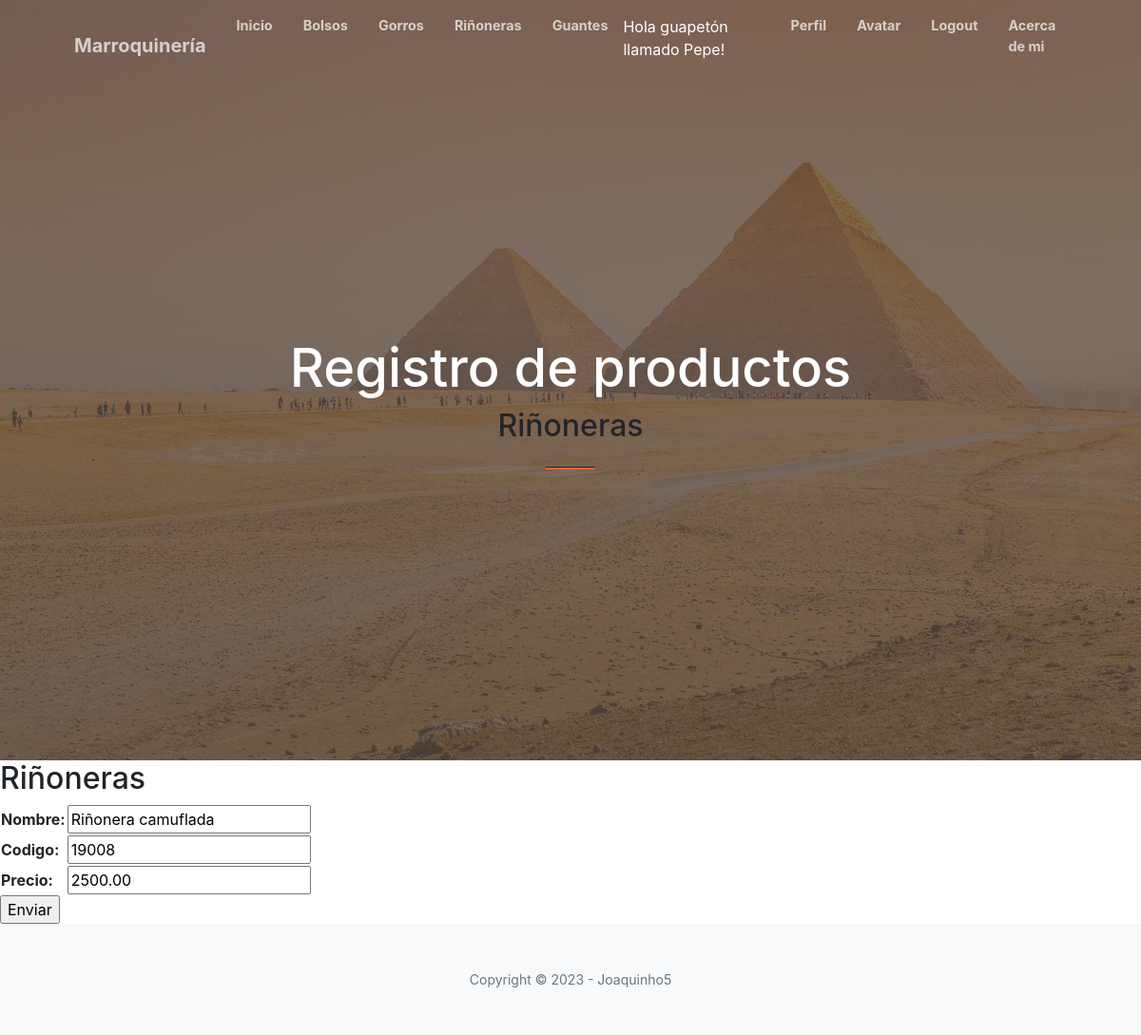
The page /updateRinionera/1/ (signed in) on the database its author committed.
### aplicacion/models.py (models this page shows, shortened)
class Rinionera(models.Model):
    nombre = models.CharField(max_length=200)
    codigo = models.CharField(max_length=200)
    precio = models.DecimalField(max_digits=10, decimal_places=2)

### aplicacion/views.py (the view)
# urls.py: path('updateRinionera/<id_rinionera>/', updateRinionera, name="updateRinionera"),
@login_required
def updateRinionera(request, id_rinionera):
    rinionera = Rinionera.objects.get(id=id_rinionera)
    if request.method == "POST":
        miForm = RinioneraForm(request.POST)
        if miForm.is_valid():
            rinionera.nombre = miForm.cleaned_data.get('nombre')
            rinionera.codigo = miForm.cleaned_data.get('codigo')
            rinionera.precio = miForm.cleaned_data.get('precio')
            rinionera.save()
            return redirect(reverse_lazy('rinionera'))
    else:
        miForm = RinioneraForm(initial={
            'nombre': rinionera.nombre,
            'codigo': rinionera.codigo,
            'precio': rinionera.precio,
        })
    return render(request, "aplicacion/rinioneraForm.html", {'form': miForm})

### aplicacion/forms.py
class RinioneraForm(forms.Form):
    nombre = forms.CharField(max_length=200)
    codigo = forms.CharField(max_length=200)
    precio = forms.DecimalField(max_digits=10, decimal_places=2)

### aplicacion/templates/aplicacion/rinioneraForm.html (shortened to what this page needs)
{% extends 'aplicacion/base.html' %}
{% load static %}
{% block titulo %}Riñoneras{% endblock titulo %}
{% block contenido %}
    <h2>Riñoneras</h2>
    <form action="" method="POST">
        <table>
            {{ form.as_table }}
        </table>
        <input type="submit" value="Enviar">
    </form>
{% endblock contenido %}

### aplicacion/templates/aplicacion/base.html (shortened to what this page needs)
<!DOCTYPE html>
<html lang="en">
    <head>
        {% load static %}
        <link href="https://cdn.jsdelivr.net/npm/bootstrap-icons@1.5.0/font/bootstrap-icons.css" rel="stylesheet" />
        <link href="https://cdnjs.cloudflare.com/ajax/libs/font-awesome/5.15.4/css/all.min.css" rel="stylesheet" />
        <link rel="stylesheet" href="https://cdnjs.cloudflare.com/ajax/libs/font-awesome/6.0.0-beta3/css/all.min.css">
        <link href="https://cdnjs.cloudflare.com/ajax/libs/SimpleLightbox/2.1.0/simpleLightbox.min.css" rel="stylesheet" />
        <link href="{% static 'aplicacion/css/styles.css' %}" rel="stylesheet" />
    </head>
    <body id="page-top">
        <nav class="navbar navbar-expand-lg navbar-light fixed-top py-3" id="mainNav">
            <div class="container px-4 px-lg-5">
                <a class="navbar-brand" href="#page-top">Marroquinería</a>
                <div class="collapse navbar-collapse" id="navbarResponsive">
                    <ul class="navbar-nav ms-auto my-2 my-lg-0">
                        <li class="nav-item"><a class="nav-link" href="{% url 'base' %}">Inicio</a></li>
                        {% if user.is_authenticated %}
                        <li class="nav-item"><a class="nav-link" href="{% url 'bolso' %}">Bolsos</a></li>
                        <li class="nav-item"><a class="nav-link" href="{% url 'gorro' %}">Gorros</a></li>
                        <li class="nav-item"><a class="nav-link" href="{% url 'rinionera' %}">Riñoneras</a></li>
                        <li class="nav-item"><a class="nav-link" href="{% url 'guante' %}">Guantes</a></li>
                        <p style="color:white">Hola guapetón llamado {{user.username}}!</p>
                        <li class="nav-item"><a class="nav-link" href="{% url 'editar_perfil' %}">Perfil</a>
                        <li class="nav-item"><a class="nav-link" href="{% url 'agregar_avatar' %}">Avatar</a>
                        <li class="nav-item"><a class="nav-link" href="{% url 'logout' %}">Logout</a>
                        {% else %}
                        <li class="nav-item"><a class="nav-link" href="{% url 'registro' %}">Registro</a>
                        <li class="nav-item"><a class="nav-link" href="{% url 'login' %}">Login</a>
                        {% endif %}
                        <li class="nav-item"><a class="nav-link" href="{% url 'about' %}">Acerca de mi</a>
                    </ul>
                </div>
            </div>
        </nav>
        <header class="masthead">
            <div class="container px-4 px-lg-5 h-100">
                <div class="row gx-4 gx-lg-5 h-100 align-items-center justify-content-center text-center">
                    <div class="col-lg-8 align-self-end">
                        <h1 class="text-white font-weight-bold">Registro de productos</h1>
                        <h2>
                            {% block titulo %}
                            {% endblock titulo %}
                        </h2>
                        <hr class="divider" />
                    </div>
                </div>
            </div>
        </header>
        {% block contenido %}
        {% endblock contenido %}
        <footer class="bg-light py-5">
            <div class="container px-4 px-lg-5"><div class="small text-center text-muted">Copyright &copy; 2023 - Joaquinho5</div></div>
        </footer>
    </body>
</html>

### rows shown on the page
Rinionera: nombre "Riñonera camuflada", codigo "19008", precio "2500.00"

### other values the page prints
{{ user.username }} "Pepe"
